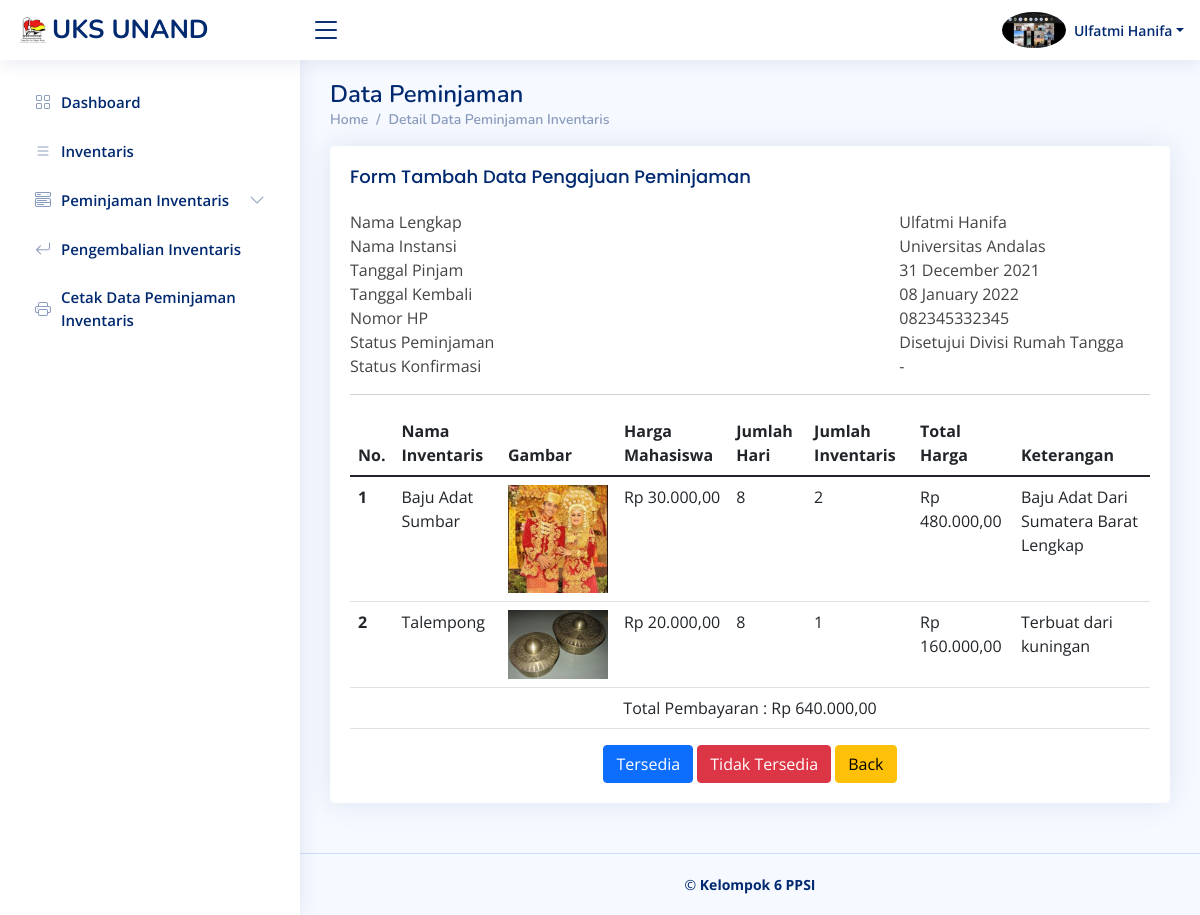
Page /peminjaman_konfirmasi_pm.php?id_peminjaman=30 (signed in) on the committed database.
### tables this page shows
CREATE TABLE `user` (
  `id_user` int(11) NOT NULL,
  `id_instansi` int(11) NOT NULL,
  `nama_lengkap` varchar(50) NOT NULL,
  `username` varchar(50) NOT NULL,
  `password` varchar(255) NOT NULL,
  `jenis_user` varchar(20) NOT NULL,
  `tanggal_lahir` date NOT NULL,
  `no_hp` varchar(20) NOT NULL,
  `jenis_kelamin` varchar(10) NOT NULL,
  `alamat` varchar(100) NOT NULL,
  `foto` varchar(100) NOT NULL
);

CREATE TABLE `peminjaman` (
  `id_peminjaman` int(11) NOT NULL,
  `id_user` int(11) NOT NULL,
  `tanggal_pinjam` date NOT NULL,
  `tanggal_kembali` date DEFAULT NULL,
  `status_peminjaman` varchar(40) NOT NULL,
  `status_harga` varchar(40) DEFAULT NULL,
  `surat_peminjaman` varchar(255) DEFAULT NULL,
  `tanggal_pengajuan` date NOT NULL
);

CREATE TABLE `instansi` (
  `id_instansi` int(11) NOT NULL,
  `nama_instansi` varchar(50) NOT NULL
);

CREATE TABLE `detail_pinjaman` (
  `id_peminjaman` int(11) NOT NULL,
  `id_inventaris` int(11) NOT NULL,
  `jumlah` int(11) NOT NULL
);

CREATE TABLE `inventaris` (
  `id_inventaris` int(11) NOT NULL,
  `nama_inventaris` varchar(100) NOT NULL,
  `harga_mahasiswa` int(11) NOT NULL,
  `harga_nonmahasiswa` int(11) NOT NULL,
  `gambar` varchar(255) NOT NULL,
  `keterangan` varchar(100) NOT NULL
);

### peminjaman_konfirmasi_pm.php (the view, shortened to what this page needs)
<?php
    include "session.php";
    $id_peminjaman = $_REQUEST['id_peminjaman'];
    if(!$hasil = $conn->query("SELECT * FROM peminjaman join user on user.id_user=peminjaman.id_user join instansi on
                            user.id_instansi=instansi.id_instansi where id_peminjaman=$id_peminjaman")){
        die("gagal meminta data");
    }
    $no = 1;
    while($data = $hasil->fetch_assoc()){
        $tanggal_pinjam = $data['tanggal_pinjam'];
        $tanggal_kembali = $data['tanggal_kembali'];
        $nama_instansi = $data['nama_instansi'];
        $no_hp = $data['no_hp'];
        $status_peminjaman = $data['status_peminjaman'];
        $status_harga2 =  $data['status_harga'];
    }
    $tgl1 = new DateTime($tanggal_pinjam);
    $tgl2 = new DateTime($tanggal_kembali);
    $jarak = $tgl2->diff($tgl1);
    $diff = $jarak->d;
    if(!$que = $conn->query("SELECT * FROM peminjaman join detail_pinjaman on peminjaman.id_peminjaman=detail_pinjaman.id_peminjaman
                            join inventaris on inventaris.id_inventaris=detail_pinjaman.id_inventaris where
                            peminjaman.id_peminjaman=$id_peminjaman")){
        die("gagal meminta data");
    }
?>
<!DOCTYPE html>
<html lang="en">
<head>
    <link href="assets/vendor/bootstrap/css/bootstrap.min.css" rel="stylesheet">
    <link href="assets/vendor/bootstrap-icons/bootstrap-icons.css" rel="stylesheet">
    <link href="assets/vendor/boxicons/css/boxicons.min.css" rel="stylesheet">
    <link href="assets/vendor/quill/quill.snow.css" rel="stylesheet">
    <link href="assets/vendor/quill/quill.bubble.css" rel="stylesheet">
    <link href="assets/vendor/remixicon/remixicon.css" rel="stylesheet">
    <link href="assets/vendor/simple-datatables/style.css" rel="stylesheet">
    <link href="assets/css/style.css" rel="stylesheet">
</head>
<body>
    <?php include("header.php");?>
	<?php
		if ($_SESSION['jenis_user'] == "Admin"){
		include("sidebar_admin.php");
		}else if($_SESSION['jenis_user'] == "Divisi Pemasaran"){
		include("sidebar_divisi_rumah_tangga.php");
		}else if($_SESSION['jenis_user'] == "Divisi Pemasaran"){
		include("sidebar_divisi_pemasaran.php");
		}else if($_SESSION['jenis_user'] == "Peminjam di Luar UKS"){
		include("sidebar_peminjam.php");
		}else if($_SESSION['jenis_user'] == "Pengurus UKS"){
		include("sidebar_pengurus.php");
		}
	?>
    <main id="main" class="main">
        <div class="pagetitle">
        <h1>Data Peminjaman</h1>
        <nav>
            <ol class="breadcrumb">
            <li class="breadcrumb-item">Home</li>
            <li class="breadcrumb-item">Detail Data Peminjaman Inventaris</li>
            </ol>
        </nav>
        </div>
        <section class="section">
        <div class="row">
            <div class="col-lg-12">
            <div class="card">
                <div class="card-body">
                <h5 class="card-title">Form Tambah Data Pengajuan Peminjaman</h5>
                <div class="tab-pane fade show active profile-overview" id="profile-overview">
                    <div class="row">
                        <div class="col-lg-8 col-md-4 label ">Nama Lengkap</div>
                        <div class="col-lg-4 col-md-8"><?php echo $nama_lengkap?></div>
                    </div>
                    <div class="row">
                        <div class="col-lg-8 col-md-4 label">Nama Instansi</div>
                        <div class="col-lg-4 col-md-8"><?php echo $nama_instansi?></div>
                    </div>
                    <div class="row">
                        <div class="col-lg-8 col-md-4 label">Tanggal Pinjam</div>
                        <div class="col-lg-4 col-md-8"><?php echo date('d F Y', strtotime($tanggal_pinjam))?></div>
                    </div>
                    <div class="row">
                        <div class="col-lg-8 col-md-4 label">Tanggal Kembali</div>
                        <div class="col-lg-4 col-md-8"><?php echo date('d F Y', strtotime($tanggal_kembali))?></div>
                    </div>
                    <div class="row">
                        <div class="col-lg-8 col-md-4 label">Nomor HP</div>
                        <div class="col-lg-4 col-md-8"><?php echo $no_hp?></div>
                    </div>
                    <div class="row">
                        <div class="col-lg-8 col-md-4 label">Status Peminjaman</div>
                        <div class="col-lg-4 col-md-8"><?php echo $status_peminjaman?></div>
                    </div>
                    <div class="row">
                        <div class="col-lg-8 col-md-4 label">Status Konfirmasi</div>
                        <div class="col-lg-4 col-md-8">
                            <?php if($status_harga2 == null){
                                echo "-";
                            }else{
                                echo $status_harga2;
                            }
                            ?>
                        </div>
                    </div>
                </div>
                <hr>
                    <table class="table datatable table-hover">
                        <thead>
                        <tr>
                            <th scope="col">No.</th>
                            <th scope="col">Nama Inventaris</th>
                            <th scope="col">Gambar</th>
                            <?php if($nama_instansi=='Universitas Andalas'){?>
                            <th scope="col">Harga Mahasiswa</th>
                            <?php } else{ ?>
                            <th scope="col">Harga Non Mahasiswa</th>
                            <?php } ?>
                            <th scope="col">Jumlah Hari</th>
                            <th scope="col">Jumlah Inventaris</th>
                            <th scope="col">Total Harga</th>
                            <th scope="col">Keterangan</th>
                        </tr>
                        </thead>
                        <tbody>
                        <?php
                            $total = 0; $tot[]=0;
                            while($row = $que->fetch_assoc()){
                        ?>
                        <tr>
                            <th scope="row"><?php echo $no++;?></th>
                            <td><?php echo $row['nama_inventaris']; ?></td>
                            <td><img width="100px" src="img/<?php echo $row['gambar'];?>"></td>
                            <?php if($nama_instansi=='Universitas Andalas'){ $total= $row['harga_mahasiswa']*$row['jumlah']*$diff;?>
                            <td><?php echo "Rp " . number_format($row['harga_mahasiswa'],2,',','.');?></td>
                            <?php } else{ $total= $row['harga_nonmahasiswa']*$row['jumlah']*$diff;?>
                            <td><?php echo "Rp " . number_format($row['harga_nonmahasiswa'],2,',','.'); ?></td>
                            <?php } ?>
                            <td><?php echo $diff; ?></td>
                            <td><?php echo $row['jumlah']; ?></td>
                            <td><?php echo "Rp " . number_format($tot[]=$total,2,',','.');  ?></td>
                            <td><?php echo $row['keterangan']; ?></td>
                        </tr>
                        <?php } ?>
                        <tr class="text-center">
                        <td colspan="8">Total Pembayaran : <?php echo "Rp " . number_format(array_sum($tot),2,',','.');?></td>
                        </tr>
                        </tbody>
                    </table>
                    <?php if($status_harga2 == "Disetujui Divisi Pemasaran" || $status_harga2 == "Ditolak Divisi Pemasaran") {?>
                    <div class="col-12">
                        <a class="btn btn-warning w-100" href="konfirmasi_persetujuan.php">Back</a>
                    </div>
                    <?php } else if($status_peminjaman == "Disetujui Divisi Rumah Tangga"){?>
                    <div class="col-12 text-center">
                        <form method="POST" action="">
                            <button class="btn btn-primary w-30" type="submit" name="setuju" onclick="return confirm('Anda yakin akan memenyetujui ketersediaan peminjaman inventaris ini?')">Tersedia</button>
                            <button class="btn btn-danger w-30" type="submit" name="tolakan" onclick="return confirm('Anda yakin akan menolak ketersediaan peminjaman inventaris ini?')">Tidak Tersedia</button>
                            <a class="btn btn-warning w-30" href="konfirmasi_persetujuan.php">Back</a>
                        </form>
                    </div>
                    <?php } ?>
                </div>
            </div>
            </div>
        </div>
        </section>
    </main>
    <?php include "footer.php"?>
</body>
</html>

### header.php (shortened to what this page needs)
<?php
  include "session.php";
  $a = $_SESSION['id_user'];
  if(!$hasila = $conn->query("SELECT * FROM user where id_user=$a")){
    die("gagal meminta data");
  }
  while($data = $hasila->fetch_assoc()){
    $nama_lengkap = $data['nama_lengkap'];
}
?>
<header id="header" class="header fixed-top d-flex align-items-center">
<div class="d-flex align-items-center justify-content-between">
  <a class="logo d-flex align-items-center">
    <img src="assets2/img/logo.png" alt="">
    <span class="d-none d-lg-block">UKS UNAND</span>
  </a>
  <i class="bi bi-list toggle-sidebar-btn"></i>
</div>
<nav class="header-nav ms-auto">
  <ul class="d-flex align-items-center">
    <li class="nav-item dropdown pe-3">
      <a class="nav-link nav-profile d-flex align-items-center pe-0" href="#" data-bs-toggle="dropdown">
        <img src="img/<?php echo $_SESSION['foto']?>" alt="Profile" class="rounded-circle">
        <span class="d-none d-md-block dropdown-toggle ps-2"><?php echo $nama_lengkap ?></span>
      </a>
    </li>
  </ul>
</nav>
</header>

### sidebar_divisi_rumah_tangga.php (shortened to what this page needs)
<aside id="sidebar" class="sidebar">
<ul class="sidebar-nav" id="sidebar-nav">
  <li class="nav-item">
    <a class="nav-link collapsed" href="dashboard.php">
      <i class="bi bi-grid"></i>
      <span>Dashboard</span>
    </a>
  </li>
  <li class="nav-item">
    <a class="nav-link collapsed" href="inventaris.php">
      <i class="bi bi-list"></i>
      <span>Inventaris</span>
    </a>
  </li>
  <li class="nav-item">
    <a class="nav-link collapsed" data-bs-target="#components-nav" data-bs-toggle="collapse" href="#">
      <i class="bi bi-menu-button-wide"></i><span>Peminjaman Inventaris</span><i class="bi bi-chevron-down ms-auto"></i>
    </a>
  </li>
  <li class="nav-item">
    <a class="nav-link collapsed" href="pengembalian_daftar.php">
    <i class="bi bi-arrow-return-left"></i>
      <span>Pengembalian Inventaris</span>
    </a>
  </li>
  <li class="nav-item">
    <a class="nav-link collapsed" href="peminjaman_cetak.php">
    <i class="bi bi-printer"></i>
      <span>Cetak Data Peminjaman Inventaris</span>
    </a>
  </li>
</ul>
</aside>

### footer.php
<footer id="footer" class="footer">
    <div class="copyright">
      &copy; <strong><span>Kelompok 6 PPSI</span></strong>
    </div>
  </footer>

### assets/css/style.css (style rules this page uses)
:root { scroll-behavior: smooth; }
body { font-family: "Open Sans", sans-serif; background: #f6f9ff; color: #444444; }
a { color: #4154f1; text-decoration: none; }
h1, h2, h3, h4, h5, h6 { font-family: "Nunito", sans-serif; }
#main { margin-top: 60px; padding: 20px 30px; transition: all 0.3s; }
.pagetitle { margin-bottom: 10px; }
.pagetitle h1 { font-size: 24px; margin-bottom: 0; font-weight: 600; color: #012970; }
.card { margin-bottom: 30px; border: none; border-radius: 5px; box-shadow: 0px 0 30px rgba(1, 41, 112, 0.1); overflow: hidden; }
.card-title { padding: 20px 0 15px 0; font-size: 18px; font-weight: 500; color: #012970; font-family: "Poppins", sans-serif; }
.card-body { padding: 0 20px 20px 20px; }
.breadcrumb { font-size: 14px; font-family: "Nunito", sans-serif; color: #899bbd; font-weight: 600; }
.breadcrumb .breadcrumb-item::before { color: #899bbd; }
.logo { line-height: 1; }
@media (min-width: 1200px) { .logo { width: 280px; } }
.logo img { max-height: 26px; margin-right: 6px; }
.logo span { font-size: 26px; font-weight: 700; color: #012970; font-family: "Nunito", sans-serif; }
.header { transition: all 0.5s; z-index: 997; height: 60px; box-shadow: 0px 2px 20px rgba(1, 41, 112, 0.1); background-color: #fff; padding-left: 20px; }
.header .toggle-sidebar-btn { font-size: 32px; padding-left: 10px; cursor: pointer; color: #012970; }
.header-nav ul { list-style: none; }
.header-nav > ul { margin: 0; padding: 0; }
.header-nav .nav-profile { color: #012970; }
.header-nav .nav-profile img { max-height: 36px; }
.header-nav .nav-profile span { font-size: 14px; font-weight: 600; }
.sidebar { position: fixed; top: 60px; left: 0; bottom: 0; width: 300px; z-index: 996; transition: all 0.3s; padding: 20px; overflow-y: auto; scrollbar-width: thin; scrollbar-color: #aab7cf transparent; box-shadow: 0px 0px 20px rgba(1, 41, 112, 0.1); background-color: #fff; }
@media (min-width: 1200px) { #main, #footer { margin-left: 300px; } }
.sidebar-nav { padding: 0; margin: 0; list-style: none; }
.sidebar-nav li { padding: 0; margin: 0; list-style: none; }
.sidebar-nav .nav-item { margin-bottom: 5px; }
.sidebar-nav .nav-link { display: flex; align-items: center; font-size: 15px; font-weight: 600; color: #4154f1; transition: 0.3; background: #f6f9ff; padding: 10px 15px; border-radius: 4px; }
.sidebar-nav .nav-link i { font-size: 16px; margin-right: 10px; color: #4154f1; }
.sidebar-nav .nav-link.collapsed { color: #012970; background: #fff; }
.sidebar-nav .nav-link.collapsed i { color: #899bbd; }
.sidebar-nav .nav-link .bi-chevron-down { margin-right: 0; transition: transform 0.2s ease-in-out; }
.footer { padding: 20px 0; font-size: 14px; transition: all 0.3s; border-top: 1px solid #cddfff; }
.footer .copyright { text-align: center; color: #012970; }

### rows in the picture
user: nama_lengkap "Ulfatmi Hanifa"
peminjaman: instansi.nama_instansi "Universitas Andalas", tanggal_pinjam "31 December 2021", tanggal_kembali "08 January 2022", id_user.no_hp "082345332345", status_peminjaman "Disetujui Divisi Rumah Tangga"
detail_pinjaman: id_inventaris.nama_inventaris "Baju Adat Sumbar", id_inventaris.gambar (picture), id_inventaris.harga_mahasiswa "30.000,00", id_peminjaman.tanggal_pinjam "8", jumlah "2", total "480.000,00", id_inventaris.keterangan "Baju Adat Dari Sumatera Barat Lengkap"
detail_pinjaman: id_inventaris.nama_inventaris "Talempong", id_inventaris.gambar (picture), id_inventaris.harga_mahasiswa "20.000,00", id_peminjaman.tanggal_pinjam "8", jumlah "1", total "160.000,00", id_inventaris.keterangan "Terbuat dari kuningan"

### other values in the picture
array_sum($tot) "640.000,00"
